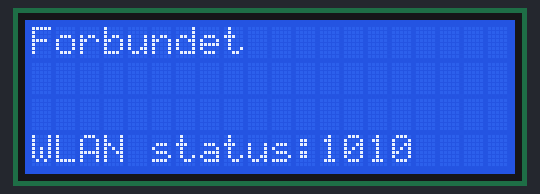
A program run on a simulated ESP32 board running MicroPython. Shown: 20×4 character LCD. WiFi joins after 1.5 s; what the program prints to the serial console is not drawn. At 11.6 s the program stops and its outputs stay as they are.

Above: at 11.6 s.

The program:

main.py
```python
from gpio_lcd import GpioLcd
from machine import Pin
import network


lcd = GpioLcd(rs_pin=Pin(27), enable_pin=Pin(25),
              d4_pin=Pin(33), d5_pin=Pin(32),
              d6_pin=Pin(21), d7_pin=Pin(22),
              num_lines=4, num_columns=20)

global wlan
try:
    if wlan.status() == 1010:
        lcd.clear()
        lcd.putstr("Forbundet")
    elif wlan.status() == 201:
        lcd.clear()
        lcd.putstr("Kan ikke finde WiFi")
    elif wlan.status() == 202:
        lcd.clear()
        lcd.putstr("Forkert Password")
    elif wlan.status() == 204:
        lcd.clear()
        lcd.putstr("Authentication Timeout")
finally:
    lcd.move_to(0,3)
    lcd.putstr(f"WLAN status:{wlan.status()}")
```

boot.py
```python
import network
import time
ssid = ""
password = ""
wlan = network.WLAN(network.STA_IF)
def connect():
    global wlan
    print("WLAN status:", wlan.status())
    wlan.active(True)
    try:
        if not wlan.isconnected():
            print("forbinder til WiFi")
            wlan.connect(ssid, password)
            print("WLAN status: ", wlan.status())
            while not wlan.isconnected():
                pass
    except Exception as error:
        print(f"Wifi Error '{error}', rebooting system")
        reset()
    finally:
        print("forbundet")
        print("WLAN status: ", wlan.status())
        print(f"ESP32 MAC address: {wlan.config('mac')}")
        print(f"ESP32 IP: {wlan.ifconfig()}")
connect()
time.sleep(10)
```
